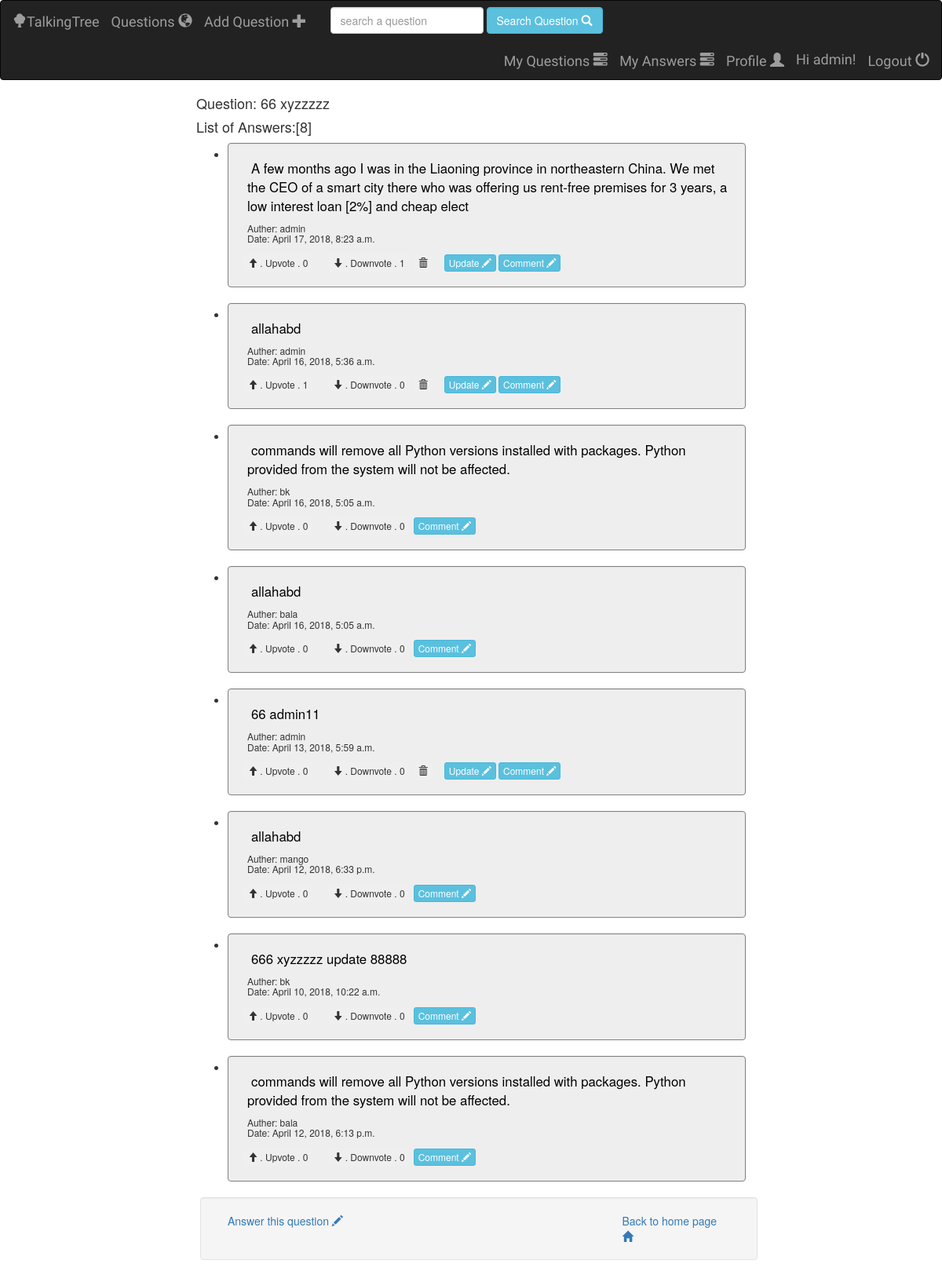
Page /talkingtree/questions/6/answers/ (signed in) on the committed database.
### talkingtree/models.py (models this page shows, shortened)
class Question(models.Model):
    user = models.ForeignKey(User, on_delete=models.DO_NOTHING)
    question_text = models.CharField(null=False, max_length=1023)
    created_date = models.DateTimeField(default=timezone.now())
    class Meta:
        ordering = ['-id']

class Answer(models.Model):
    question = models.ForeignKey(Question, on_delete=models.CASCADE)
    user = models.ForeignKey(User, on_delete=models.DO_NOTHING, default=None)
    answer_text = models.CharField(max_length=1023)
    created_date = models.DateTimeField(default=timezone.now())
    class Meta:
        ordering = ['-id']

### talkingtree/views/answer.py (the view)
# urls.py: url(r'^questions/(?P<question_id>[0-9]+)/answers/$', answer.answer, name='answer'),
def answer(request, question_id):
    try:
        question = Question.objects.get(pk=question_id)
        answers = Answer.objects.filter(question_id=question_id)
        count_answer = answers.count();
        answers_list = []
        for answer in answers:
            count_upvote = Voteanswer.objects.filter(vote=True, answer=answer).count()
            count_downvote = Voteanswer.objects.filter(vote=False, answer=answer).count()
            count_uservote = None
            if request.user.is_authenticated:
                count_uservote = Voteanswer.objects.filter(user=request.user, answer=answer).count()
            if count_uservote > 0:
                uservote = Voteanswer.objects.filter(user=request.user, answer=answer).first()
                answers_list.append({
                    'answer': answer,
                    'vote': uservote.vote,
                    'count_upvoteanswer': count_upvote,
                    'count_downvoteanswer': count_downvote
                })
            else:
                answers_list.append({
                    'answer':answer,
                    'vote': None,
                    'count_upvoteanswer':count_upvote,
                    'count_downvoteanswer':count_downvote
                })
    except Question.DoesNotExist:
        raise Http404('Answer Does not Exist.')
    return render(request, 'talkingtree/answer.html', {
        'question' : question, 'all_answer': answers_list, 'count_answer': count_answer,})

### talkingtree/templates/talkingtree/answer.html (shortened to what this page needs)
 {% extends 'talkingtree/base.html' %}
 {%  block body %}
    <h4> Question: {{ question.question_text }}</h4>
    {% if all_answer %}
        <h4> List of Answers:[{{ count_answer }}] </h4>
        <ul>
            {% for answer in all_answer %}
            <li>
            <div class="well" style="border: 0.5px solid gray;  font-size: 1.2em;  background-color: #eeeeee ">
                <div class="row">
                    <div class="" style="margin-left: 5px; color:black">
                        <div  class="col-sm-12">
                            <a href="{% url 'talkingtree:comment' question.id answer.answer.id %}" style="margin-left: 5px; color:black"> {{ answer.answer.answer_text }}</a>
                        </div>
                    </div>
                </div>
            <div class="row" style="margin-left: 5px">
                <h6> Auther: {{  answer.answer.user  }} <br>
                     Date: {{ answer.answer.created_date }}
                </h6>
            </div>
                <div class="row">
                    <div class="col-sm-2">
                        <form action="{% url 'talkingtree:upvotes_answer' answer.answer.id %}" method="post">
                            <button type="submit"
                                    {% if answer.vote == True %}
                                        class="btn btn-primary btn-xs"
                                    {% else %}
                                        class="btn btn-denser btn-xs"
                                    {% endif %}>
                                <span class="glyphicon glyphicon-arrow-up"></span>
                                . Upvote . {{ answer.count_upvoteanswer }}
                            </button>
                        </form>
                    </div>
                    <div class="col-sm-2">
                        <form action="{% url 'talkingtree:downvotes_answer' answer.answer.id %}" method="post">
                            <button type="submit"
                                    {% if answer.vote == False %}
                                        class="btn btn-primary btn-xs"
                                    {% else %}
                                        class="btn btn-denser btn-xs"
                                    {% endif %}>
                                <span class="glyphicon glyphicon-arrow-down"></span>
                                . Downvote . {{ answer.count_downvoteanswer }}
                            </button>
                        </form>
                    </div>
                    {% if  user.is_authenticated and answer.answer.user == user %}
                        <div class="col-sm-1">
                            <form method="POST" action="{% url 'talkingtree:delete-answer' question.id  answer.answer.id  %}">
                                <button type="submit" class="btn btn-dense btn-xs">
                                    <span  class="glyphicon glyphicon-trash" aria-hidden="true"> </span>
                                </button>
                            </form>
                        </div>
                    <div class="col-sm-1">
                        <div class="row">
                            <a href="{% url 'talkingtree:update-answer' question.id answer.answer.id  %}" class="btn btn-info btn-xs">
                                Update
                                <span  class="glyphicon glyphicon-pencil" aria-hidden="true"> </span></a>
                        </div>
                    </div>
                {% endif %}
                {% if user.is_authenticated %}
                    <div  class="col-sm-1">
                        <a href="{% url 'talkingtree:add-comment' question.id answer.answer.id  %}" class="btn btn-info btn-xs">
                        Comment
                        <span  class="glyphicon glyphicon-pencil" aria-hidden="true"> </span></a>
                    </div>
                {% endif %}
                </div>
            </div>
            </li>
            {% endfor %}
        </ul>
        {% else %}
       <div class="alert alert-danger">
        No answer found. People are searching for a better answer to this question.
       </div>
    {% endif %}
             <div class="well row" style="margin-left: 5px">
                 {% if user.is_authenticated %}
                    <div  class="col-sm-9"><a href="{% url 'talkingtree:add-answer' question.id %}">
                        Answer this question
                        <span  class="glyphicon glyphicon-pencil" aria-hidden="true"> </span></a>
                    </div>
                 {% endif %}
                <div  class="col-sm-3">
                    <a href="/talkingtree/"> Back to home page  <span  class="glyphicon glyphicon-home" aria-hidden="true"> </span></a>
                </div>
            </div>
 {% endblock %}

### talkingtree/templates/talkingtree/base.html (shortened to what this page needs)
    <!DOCTYPE html>
    <html lang="en">
    <head>
      {% load staticfiles %}
      <link rel="stylesheet" type="text/css" href="{% static 'talkingtree/style.css' %}">
      <link rel="stylesheet" href="https://maxcdn.bootstrapcdn.com/bootstrap/3.3.7/css/bootstrap.min.css">
    </head>
    <body>
    <nav class="navbar navbar-inverse">
      <div class="container-fluid">
        <div class="navbar-header">
          <a class="navbar-brand" href="{% url 'talkingtree:question' %}">
              <span  class="glyphicon glyphicon-tree-deciduous" aria-hidden="true"></span>TalkingTree</a>
        </div>
        <ul class="nav navbar-nav ">
          <li> <a class="navbar-brand" href="{% url 'talkingtree:question' %}">
              Questions  <span class="glyphicon glyphicon-globe" aria-hidden="true"></span>
          </a></li>
         {% if user.is_authenticated %}
            <li>
              <a class="navbar-brand" href="{% url 'talkingtree:add-question' %}">
                     Add Question <span  class="glyphicon glyphicon-plus" aria-hidden="true"></span>
              </a>
            </li>
         {% endif %}
        </ul>
          <form class="navbar-form navbar-left" role="search" method="get" action="{% url 'talkingtree:searchquestions' %}">
            <input type="text" class="form-control" name = "q" value="" placeholder="search a question" required>
             <button class="form-control btn btn-info" name = "searchBtn" >Search Question
             <span class="glyphicon glyphicon-search" aria-hidden="true"></span>
             </button>
          </form>
          <ul class="nav navbar-nav navbar-right">
                    {% if user.is_authenticated %}
                       <li>
                           <a class="navbar-brand" href="{% url 'talkingtree:myquestions' %}">
                                My Questions
                                <span class="glyphicon glyphicon-tasks" aria-hidden="true"></span>
                            </a>
                       </li>
                        <li>
                           <a class="navbar-brand" href="{% url 'talkingtree:myanswers' %}">
                                My Answers
                                <span class="glyphicon glyphicon-tasks" aria-hidden="true"></span>
                            </a>
                       </li>
                      <li class="">
                            <a class="navbar-brand" href="{% url 'talkingtree:profile' %}">
                                Profile <span class="glyphicon glyphicon-user" aria-hidden="true"></span>
                            </a>
                      </li>
                        <li class="">
                         <div class="navbar-brand">
                            Hi {{ user.username }}!
                            </div>
                        </li>
                        <li>
                            <a class="navbar-brand" href="{% url 'talkingtree:logout' %}">
                                Logout  <span  class="glyphicon glyphicon-off" aria-hidden="true"></span>
                            </a>
                        </li>
                    {% endif %}
          </ul>
      </div>
    </nav>
    <div style="margin: 5px 250px 250px 250px;">
        {% block body %}
        {% endblock %}
    </div>
    </body>
    </html>

### talkingtree/static/talkingtree/style.css (style rules this page uses)
.navbar-brand { font-family: 'Satisfy', cursive; }

### rows in the picture
Question: question_text "66 xyzzzzz"
Answer: answer.answer_text "A few months ago I was in the Liaoning province in northeastern China. We met the CEO of a smart city there who was offering us rent-free premises for 3 years, a low interest loan [2%] and cheap elect", answer.user "admin", answer.created_date "April 17, 2018, 8:23 a.m.", count_upvoteanswer "0", count_downvoteanswer "1", shows "Update"
Answer: answer.answer_text "allahabd", answer.user "admin", answer.created_date "April 16, 2018, 5:36 a.m.", count_upvoteanswer "1", count_downvoteanswer "0", shows "Update"
Answer: answer.answer_text "commands will remove all Python versions installed with packages. Python provided from the system will not be affected.", answer.user "bk", answer.created_date "April 16, 2018, 5:05 a.m.", count_upvoteanswer "0", count_downvoteanswer "0"
Answer: answer.answer_text "allahabd", answer.user "bala", answer.created_date "April 16, 2018, 5:05 a.m.", count_upvoteanswer "0", count_downvoteanswer "0"
Answer: answer.answer_text "66 admin11", answer.user "admin", answer.created_date "April 13, 2018, 5:59 a.m.", count_upvoteanswer "0", count_downvoteanswer "0", shows "Update"
Answer: answer.answer_text "allahabd", answer.user "mango", answer.created_date "April 12, 2018, 6:33 p.m.", count_upvoteanswer "0", count_downvoteanswer "0"
Answer: answer.answer_text "666 xyzzzzz update 88888", answer.user "bk", answer.created_date "April 10, 2018, 10:22 a.m.", count_upvoteanswer "0", count_downvoteanswer "0"
Answer: answer.answer_text "commands will remove all Python versions installed with packages. Python provided from the system will not be affected.", answer.user "bala", answer.created_date "April 12, 2018, 6:13 p.m.", count_upvoteanswer "0", count_downvoteanswer "0"

### other values in the picture
{{ user.username }} "admin"
{{ count_answer }} "8"
